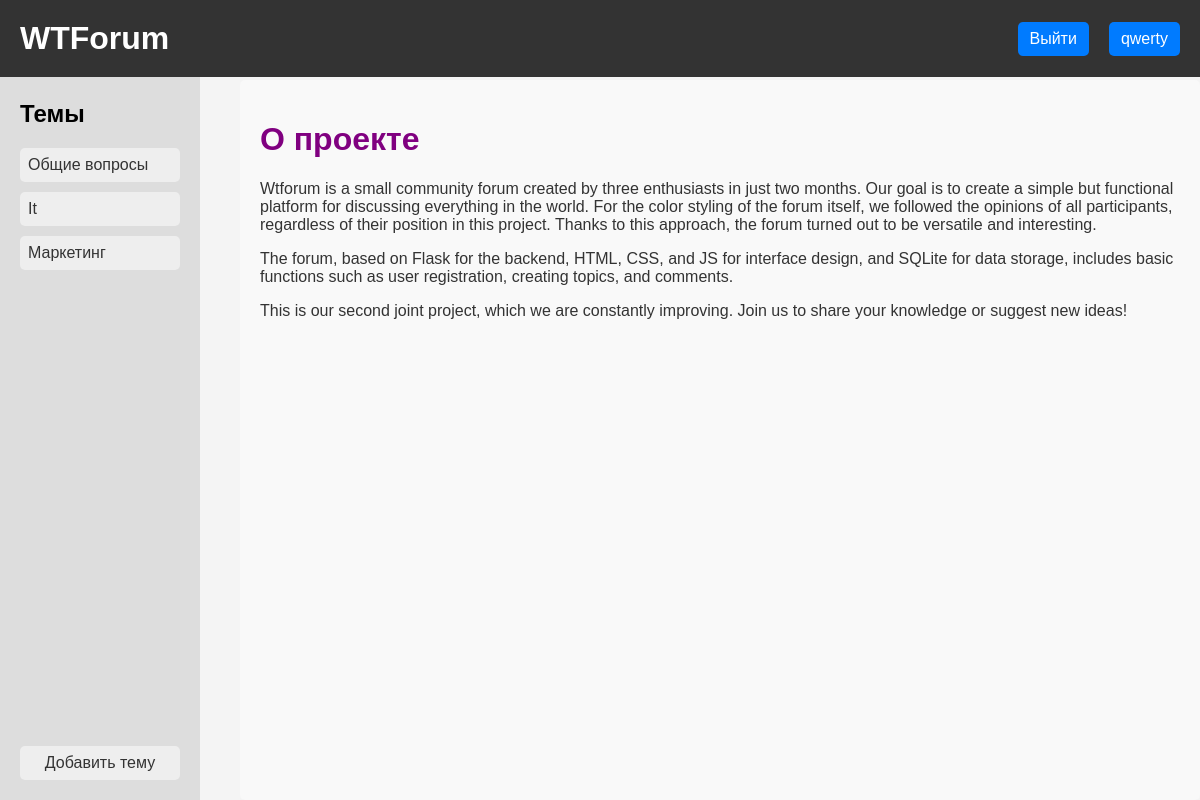
Page /index (signed in) on the committed database.
### data/classes.py (models this page shows, shortened)
class User(SqlAlchemyBase, UserMixin, SerializerMixin):
    __tablename__ = 'users'
    id = sqlalchemy.Column(sqlalchemy.Integer, primary_key=True, autoincrement=True)
    name = sqlalchemy.Column(sqlalchemy.String, unique=False, nullable=False)
    hashed_password = sqlalchemy.Column(sqlalchemy.String, nullable=False)
    email = sqlalchemy.Column(sqlalchemy.String, unique=True, nullable=False)
    date = sqlalchemy.Column(sqlalchemy.DateTime, default=datetime.datetime.now)
    status = sqlalchemy.Column(sqlalchemy.String, default='user')
    ava_photo = sqlalchemy.Column(sqlalchemy.String(120))

class Topic(SqlAlchemyBase):
    __tablename__ = 'topics'
    id = sqlalchemy.Column(sqlalchemy.Integer, primary_key=True, autoincrement=True)
    title = sqlalchemy.Column(sqlalchemy.String(255), nullable=False)
    messages = orm.relationship("Message", back_populates="topic")
    description = sqlalchemy.Column(sqlalchemy.String, nullable=False)
    slug = sqlalchemy.Column(sqlalchemy.String(255), nullable=False)
    status = sqlalchemy.Column(sqlalchemy.String(255), nullable=False)

### server.py (the view)
@app.route('/')
@app.route('/index')
@login_required
def index():
    db_sess = db_session.create_session()
    topics = db_sess.query(Topic).filter(Topic.status == 'ok')
    data = {
        'main_title': 'WTForum. Главная страница',
        'username': f'{ current_user.name }',
        'topics_list': topics
    }
    return render_template('index.html', **data)

### database/db_session.py (called while the page is built)
def create_session() -> Session:
    global __factory
    return __factory()

### server.py (called while the page is built)
@login_manager.user_loader
@logger.catch()
def load_user(user_id):
    db_sess = db_session.create_session()
    user = db_sess.get(User, user_id)
    db_sess.close()
    return user  # Возвращает объект User или None

### templates/index.html
{% extends "base.html" %}
{% block content %}
<div class="content">
        <div>
            <h1 class="high" style="color: purple">О проекте</h1>
            <div class="high" style="color: #333;">
                <p>
                Wtforum is a small community forum created by three enthusiasts in just two months. Our goal is to create a simple but functional platform for discussing everything in the world. For the color styling of the forum itself, we followed the opinions of all participants, regardless of their position in this project. Thanks to this approach, the forum turned out to be versatile and interesting.
            </p>
            <p>
                The forum, based on Flask for the backend, HTML, CSS, and JS for interface design, and SQLite for data storage, includes basic functions such as user registration, creating topics, and comments.
            </p>
            <p>
                This is our second joint project, which we are constantly improving. Join us to share your knowledge or suggest new ideas!
            </p>
            </div>
        </div>
</div>
{% endblock %}

### templates/base.html (shortened to what this page needs)
<!DOCTYPE html>
<html>
<head>
    <link rel="stylesheet" href="../static/css/index.css">
</head>
<body>
<div class="header">
    <h1><a href="/" style="text-decoration: none; color: inherit;">WTForum</a></h1>
    <ul class="header-menu">
    <li><a href="{{ url_for('logout') }}">Выйти</a></li>
    <li><a href="{{ url_for('profile_page') }}">{{ username }}</a></li>
    </ul>
</div>
<div class="container">
    <div class="sidebar">
        <h2>Темы</h2>
        <ul>
            {% for item in topics_list %}
            <li><a href="{{ url_for('show_topic', topic_slug=item.slug) }}">{{ item.title }}</a></li>
            {% endfor %}
        </ul>
        <a href="/add_topic" class="add-topic-button">Добавить тему</a>
    </div>
    {% block content %}
    {% endblock %}
</div>
</body>
</html>

### static/css/index.css (style rules this page uses)
body { font-family: Arial, sans-serif; margin: 0; padding: 0; background-color: #f4f4f4; }
.container { display: flex; min-height: 100vh; }
.header { background-color: #333; color: #fff; padding: 20px; width: 100%; position: fixed; top: 0; left: 0; z-index: 100; display: flex; justify-content: space-between; align-items: center; box-sizing: border-box; }
.header h1 { margin: 0; }
.header-menu { list-style: none; padding: 0; margin: 0; display: flex; }
.header-menu li { margin-left: 20px; }
.header-menu a { color: white; text-decoration: none; background-color: #007bff; padding: 8px 12px; border-radius: 5px; display: inline-block; }
.sidebar { width: 200px; background-color: #ddd; padding: 20px; position: fixed; top: 60px; left: 0; height: calc(100vh - 60px); overflow-y: auto; display: flex; flex-direction: column; box-sizing: border-box; }
.sidebar ul { list-style: none; padding: 0; margin: 0; flex: 1; }
.sidebar li { margin-bottom: 10px; }
.sidebar a { display: block; padding: 8px; background-color: #eee; color: #333; text-decoration: none; border-radius: 5px; }
.add-topic-button { display: block; padding: 10px 15px; background-color: #007bff; color: white; text-decoration: none; border-radius: 5px; text-align: center; box-sizing: border-box; }
.content { flex: 1; padding: 20px; margin-left: 240px; margin-top: 80px; }
.content { flex: 3; padding: 20px; background-color: #f9f9f9; border-radius: 5px; }

### rows in the picture
User: name "qwerty"
Topic: title "Общие вопросы"
Topic: title "It"
Topic: title "Маркетинг"
